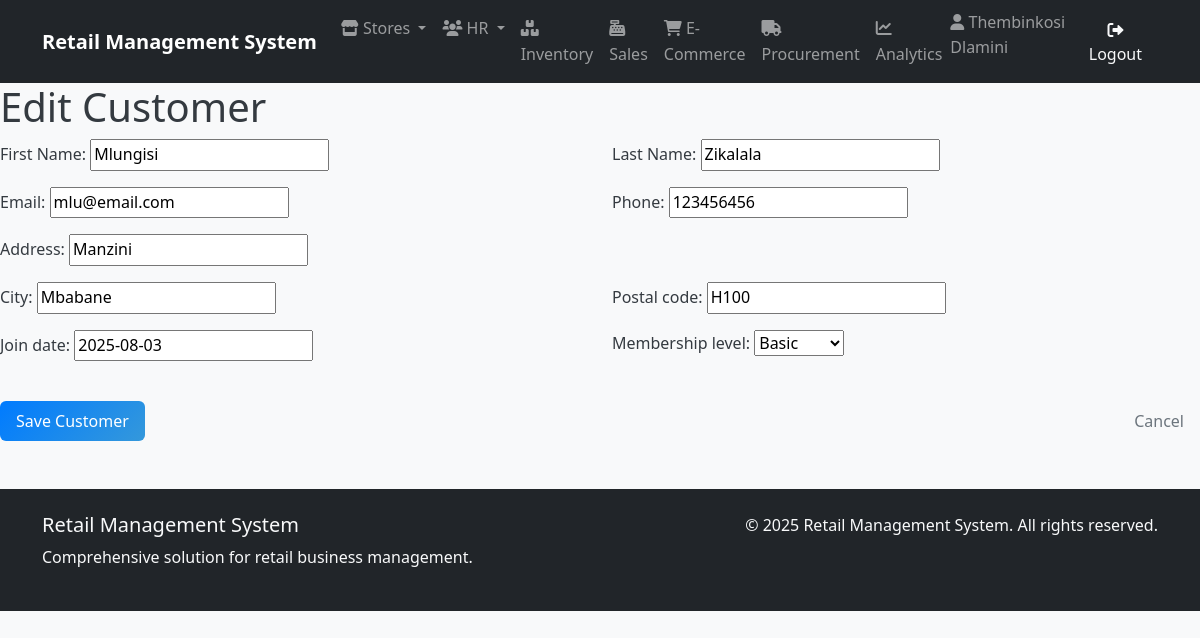
Screenshot of /sales/customers/1/update/ (signed in) with the database file from the repository.
### human_resources/models.py (models this page shows, shortened)
class Employee(AbstractUser):
    employee_id = models.AutoField(primary_key=True)
    first_name = models.CharField(_("first name"), max_length=50, blank=False)
    last_name = models.CharField(_("last name"), max_length=50, blank=False)
    email = models.EmailField(_("email address"), unique=True)  # Uncommented and made unique
    phone = models.CharField(_("phone number"), max_length=20, blank=True, null=True)
    hire_date = models.DateField(_("hire date"), blank=True, null=True)
    position = models.CharField(_("position"), max_length=50, blank=True)
    salary = models.DecimalField(
        _("salary"),
        max_digits=10,
        decimal_places=2,
        blank=True,
        null=True
    )
    department = models.ForeignKey(
        'store_management.Department',
        on_delete=models.SET_NULL,
        null=True,
        blank=True,
        related_name='employees',
        verbose_name=_("department")
    )
    username = models.CharField(
        max_length=150,
        unique=True,
        verbose_name='username'
    )
    store = models.ForeignKey(
        'store_management.Store',
        on_delete=models.SET_NULL,
        null=True,       # Add this
        blank=True,      # Add this
        verbose_name='Assigned Store'
    )
    manager = models.ForeignKey(
        'self',
        on_delete=models.SET_NULL,
        null=True,
        blank=True,
        related_name='subordinates',
        verbose_name=_("manager")
    )
    created_at = models.DateTimeField(auto_now_add=True)
    updated_at = models.DateTimeField(auto_now=True)
    class Meta:
        db_table = 'human_resources_employee'
        verbose_name = _("employee")
        verbose_name_plural = _("employees")
        ordering = ['last_name', 'first_name']
        permissions = [
            ("view_store_dashboard", "Can view store management dashboard"),
            ("manage_store_settings", "Can modify store configuration and settings"),
            ("manage_departments", "Can create/edit/delete store departments"),
            ("access_inventory", "Can access inventory management system"),
            ("view_inventory", "Can view inventory items and stock levels"),
            ("edit_inventory", "Can modify inventory items and quantities"),
            ("manage_inventory_categories", "Can organize inventory categories"),
            ("perform_inventory_audit", "Can conduct physical inventory counts"),
            ("process_sales", "Can process in-store sales transactions"),
            ("void_sales", "Can void/completely cancel sales transactions"),
            ("manage_sales_promotions", "Can configure sales promotions/discounts"),
            ("view_sales_reports", "Can access sales performance reports"),
            ("create_purchase_orders", "Can generate new procurement orders"),
            ("approve_purchase_orders", "Can authorize procurement requests"),
            ("manage_suppliers", "Can maintain supplier/vendor records"),
            ("receive_stock", "Can process received shipments"),
            ("view_employee_directory", "Can access employee contact information"),
            ("manage_employee_records", "Can maintain HR records (excluding sensitive data)"),
            ("access_hr_reports", "Can view HR analytics and reports"),
            ("manage_recruitment", "Can handle hiring processes"),
            ("manage_online_listings", "Can maintain e-commerce product listings"),
            ("process_online_orders", "Can fulfill e-commerce purchases"),
            ("handle_customer_portals", "Can manage customer account portals"),
            ("view_web_analytics", "Can access e-commerce traffic/revenue reports"),
            ("generate_financial_reports", "Can create financial statements"),
            ("export_data_reports", "Can export datasets for external analysis"),
            ("access_executive_dashboards", "Can view strategic business dashboards"),
            ("schedule_automated_reports", "Can configure report automation"),
            ("override_inventory_checks", "Can bypass inventory validation rules"),
            ("access_audit_logs", "Can view system audit trails"),
            ("manage_api_integrations", "Can configure system integrations")
        ]

### sales/models.py (models this page shows, shortened)
class Customer(models.Model):
    MEMBERSHIP_CHOICES = [
        ('basic', 'Basic'),
        ('silver', 'Silver'),
        ('gold', 'Gold'),
        ('platinum', 'Platinum'),
    ]
    first_name = models.CharField(max_length=50, verbose_name="First Name")
    last_name = models.CharField(max_length=50, verbose_name="Last Name")
    email = models.EmailField(max_length=100, unique=True, blank=True, null=True)
    phone = models.CharField(max_length=20, blank=True, null=True)
    address = models.CharField(max_length=200, blank=True, null=True)
    city = models.CharField(max_length=50, blank=True, null=True)
    postal_code = models.CharField(max_length=20, blank=True, null=True)
    join_date = models.DateField(blank=True, null=True)
    loyalty_points = models.IntegerField(default=0)
    membership_level = models.CharField(
        max_length=20,
        choices=MEMBERSHIP_CHOICES,
        default='basic'
    )
    created_at = models.DateTimeField(default=timezone.now)
    updated_at = models.DateTimeField(auto_now=True)
    class Meta:
        verbose_name = "Customer"
        verbose_name_plural = "Customers"

### sales/views.py (the view, shortened to what this page needs)
# urls.py: path('customers/<int:pk>/update/', views.CustomerUpdateView.as_view(), name='customer_update'),
class CustomerUpdateView(LoginRequiredMixin, UpdateView):
    model = Customer
    template_name = 'sales/customer_form.html'
    fields = [
        'first_name', 'last_name', 'email', 'phone',
        'address', 'city', 'postal_code', 'join_date',
        'membership_level'
    ]

### sales/templates/sales/customer_form.html (shortened to what this page needs)
{% extends "base.html" %}
{% block content %}
<h1>{% if object %}Edit{% else %}Create{% endif %} Customer</h1>
<form method="post">
    <div class="row">
        <div class="col-md-6">
            <div class="mb-3">
                {{ form.first_name.label_tag }}
                {{ form.first_name }}
            </div>
        </div>
        <div class="col-md-6">
            <div class="mb-3">
                {{ form.last_name.label_tag }}
                {{ form.last_name }}
            </div>
        </div>
    </div>
    <div class="row">
        <div class="col-md-6">
            <div class="mb-3">
                {{ form.email.label_tag }}
                {{ form.email }}
            </div>
        </div>
        <div class="col-md-6">
            <div class="mb-3">
                {{ form.phone.label_tag }}
                {{ form.phone }}
            </div>
        </div>
    </div>
    <div class="mb-3">
        {{ form.address.label_tag }}
        {{ form.address }}
    </div>
    <div class="row">
        <div class="col-md-6">
            <div class="mb-3">
                {{ form.city.label_tag }}
                {{ form.city }}
            </div>
        </div>
        <div class="col-md-6">
            <div class="mb-3">
                {{ form.postal_code.label_tag }}
                {{ form.postal_code }}
            </div>
        </div>
    </div>
    <div class="row">
        <div class="col-md-6">
            <div class="mb-3">
                {{ form.join_date.label_tag }}
                {{ form.join_date }}
            </div>
        </div>
        <div class="col-md-6">
            <div class="mb-3">
                {{ form.membership_level.label_tag }}
                {{ form.membership_level }}
            </div>
        </div>
    </div>
    <div class="d-flex justify-content-between mt-4">
        <button type="submit" class="btn btn-primary">Save Customer</button>
        <a href="{% if object %}{% url 'sales:customer_detail' object.pk %}{% else %}{% url 'sales:customer_list' %}{% endif %}"
           class="btn btn-outline-secondary">Cancel</a>
    </div>
</form>
{% endblock %}

### templates/base.html (shortened to what this page needs)
{% load static %}
<!DOCTYPE html>
<html lang="en">
<head>
    <link href="https://cdn.jsdelivr.net/npm/bootstrap@5.1.3/dist/css/bootstrap.min.css" rel="stylesheet">
    <link rel="stylesheet" href="https://cdnjs.cloudflare.com/ajax/libs/font-awesome/6.0.0/css/all.min.css">
    <link rel="stylesheet" href="{% static 'css/main.css' %}">
</head>
<body>
    <nav class="navbar navbar-expand-lg navbar-dark bg-dark">
        <div class="container">
            <a class="navbar-brand" href="{% url 'dashboards:dashboard' %}">Retail Management System</a>
            <div class="collapse navbar-collapse" id="navbarNav">
                <ul class="navbar-nav me-auto">
                    <li class="nav-item dropdown">
                        <a class="nav-link dropdown-toggle" href="#" id="storeDropdown" role="button" data-bs-toggle="dropdown" aria-expanded="false">
                            <i class="fas fa-store"></i> Stores
                        </a>
                    </li>
                    <li class="nav-item dropdown">
                        <a class="nav-link dropdown-toggle" href="#" id="hrDropdown" role="button" data-bs-toggle="dropdown" aria-expanded="false">
                            <i class="fas fa-users"></i> HR
                        </a>
                    </li>
                    <li class="nav-item">
                        <a class="nav-link" href="{% url 'inventory:product_list' %}">
                            <i class="fas fa-boxes"></i> Inventory
                        </a>
                    </li>
                    <li class="nav-item">
                        <a class="nav-link" href="{% url 'sales:sale_list' %}">
                            <i class="fas fa-cash-register"></i> Sales
                        </a>
                    </li>
                    <li class="nav-item">
                        <a class="nav-link" href="{% url 'e_commerce:order_list' %}">
                            <i class="fas fa-shopping-cart"></i> E-Commerce
                        </a>
                    </li>
                    <li class="nav-item">
                        <a class="nav-link" href="{% url 'procurement:supplier_list' %}">
                            <i class="fas fa-truck"></i> Procurement
                        </a>
                    </li>
                    <li class="nav-item">
                        <a class="nav-link" href="{% url 'analytics:dashboard' %}">
                            <i class="fas fa-chart-line"></i> Analytics
                        </a>
                    </li>
                </ul>
                <ul class="navbar-nav">
                    {% if user.is_authenticated %}
                    <li class="nav-item">
                        <span class="navbar-text me-3">
                            <i class="fas fa-user"></i>
                            {% if user.first_name or user.last_name %}
                                {{ user.first_name }} {{ user.last_name }}
                            {% else %}
                                {{ user.username }}
                            {% endif %}
                        </span>
                    </li>
                    <li class="nav-item">
                        <a class="btn btn-outline-light" href="{% url 'logout' %}">
                            <i class="fas fa-sign-out-alt"></i> Logout
                        </a>
                    </li>
                    {% else %}
                    <li class="nav-item">
                        <a class="btn btn-outline-light" href="{% url 'login' %}">
                            <i class="fas fa-sign-in-alt"></i> Login
                        </a>
                    </li>
                    {% endif %}
                </ul>
            </div>
        </div>
    </nav>
    <main>
        {% block content %}
        {% endblock %}
    </main>
    <footer class="bg-dark text-light mt-5 py-4">
        <div class="container">
            <div class="row">
                <div class="col-md-6">
                    <h5>Retail Management System</h5>
                    <p>Comprehensive solution for retail business management.</p>
                </div>
                <div class="col-md-6 text-md-end">
                    <p>&copy; {% now "Y" %} Retail Management System. All rights reserved.</p>
                </div>
            </div>
        </div>
    </footer>
</body>
</html>

### static/css/main.css (style rules this page uses)
:root { --primary-color: #007bff; --secondary-color: #6c757d; --success-color: #28a745; --danger-color: #dc3545; --warning-color: #ffc107; --info-color: #17a2b8; --light-color: #f8f9fa; --dark-color: #343a40; --brand-primary: #2c3e50; --brand-secondary: #3498db; --brand-accent: #e74c3c; --white: #ffffff; --gray-100: #f8f9fa; --gray-200: #e9ecef; --gray-300: #dee2e6; --gray-400: #ced4da; --gray-500: #adb5bd; --gray-600: #6c757d; --gray-700: #495057; --gray-800: #343a40; --gray-900: #212529; --spacing-xs: 0.25rem; --spacing-sm: 0.5rem; --spacing-md: 1rem; --spacing-lg: 1.5rem; --spacing-xl: 3rem; --border-radius-sm: 0.25rem; --border-radius-md: 0.375rem; --border-radius-lg: 0.5rem; --border-radius-xl: 1rem; --shadow-sm: 0 1px 2px 0 rgba(0, 0, 0, 0.05); --shadow-md: 0 4px 6px -1px rgba(0, 0, 0, 0.1), 0 2px 4px -1px rgba(0, 0, 0, 0.06); --shadow-lg: 0 10px 15px -3px rgba(0, 0, 0, 0.1), 0 4px 6px -2px rgba(0, 0, 0, 0.05); --shadow-xl: 0 20px 25px -5px rgba(0, 0, 0, 0.1), 0 10px 10px -5px rgba(0, 0, 0, 0.04); --transition-fast: 0.15s ease-in-out; --transition-normal: 0.3s ease-in-out; --transition-slow: 0.5s ease-in-out; }
body { font-family: 'Segoe UI', Tahoma, Geneva, Verdana, sans-serif; line-height: 1.6; color: var(--gray-800); background-color: var(--gray-100); }
.navbar-brand { font-weight: 700; font-size: 1.25rem; }
.navbar-nav .nav-link { font-weight: 500; transition: color var(--transition-fast); }
.navbar-text { font-weight: 500; }
.btn { font-weight: 500; border-radius: var(--border-radius-md); transition: all var(--transition-fast); border: none; padding: 0.5rem 1rem; }
.btn-primary { background: linear-gradient(135deg, var(--primary-color), var(--brand-secondary)); }
.fade-in { animation: fadeIn var(--transition-slow) ease-in; }

### rows the page displays
Employee: first_name "Thembinkosi", last_name "Dlamini"
Customer: first_name "Mlungisi", last_name "Zikalala", email "mlu@email.com", phone "123456456", address "Manzini", city "Mbabane", postal_code "H100", join_date "2025-08-03", membership_level "Basic"
